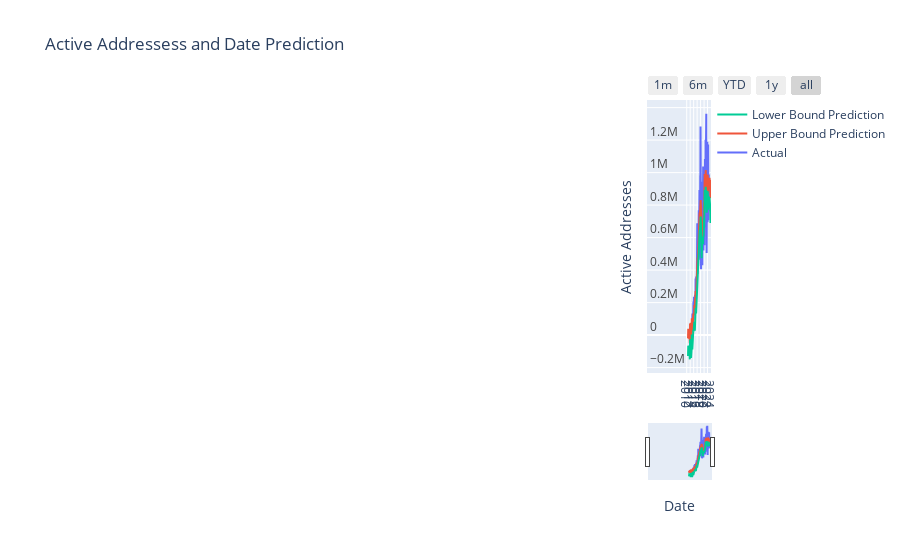

Notebook cell for this chart:
### Code cell
import plotly.express as px
import plotly.graph_objects as go

fig = go.Figure()
fig.add_trace(go.Scatter(name="Actual", x=df_trainw['ds'], y=df_trainw['y'], legendrank=4))
fig.add_trace(go.Scatter(name="Upper Bound Prediction", x=predictionw['ds'], y=predictionw['yhat'], legendrank=2))
fig.add_trace(go.Scatter(name="Lower Bound Prediction", x=predictionw['ds'], y=predictionw['yhat_lower'], legendrank=1))

fig.update_xaxes(
    rangeslider_visible = True,
    rangeselector = dict(
        buttons = list([
            dict(count = 1, label = "1m", step = "month", stepmode = "backward"),
            dict(count = 6, label = "6m", step = "month", stepmode = "backward"),
            dict(count = 1, label = "YTD", step = "year", stepmode = "todate"),
            dict(count = 1, label = "1y", step = "year", stepmode = "backward"),
            dict(step = "all")
        ])
    )
)
fig.update_layout(title_text='Active Addressess and Date Prediction')
fig.update_yaxes(ticklabelposition="inside top", title="Active Addresses")
fig.update_xaxes(ticklabelposition="inside top", title="Date")
fig.update_yaxes(nticks=15)
fig.update_xaxes(nticks=20)

fig.show()
fig.write_html('../Website/images/trial.html')
